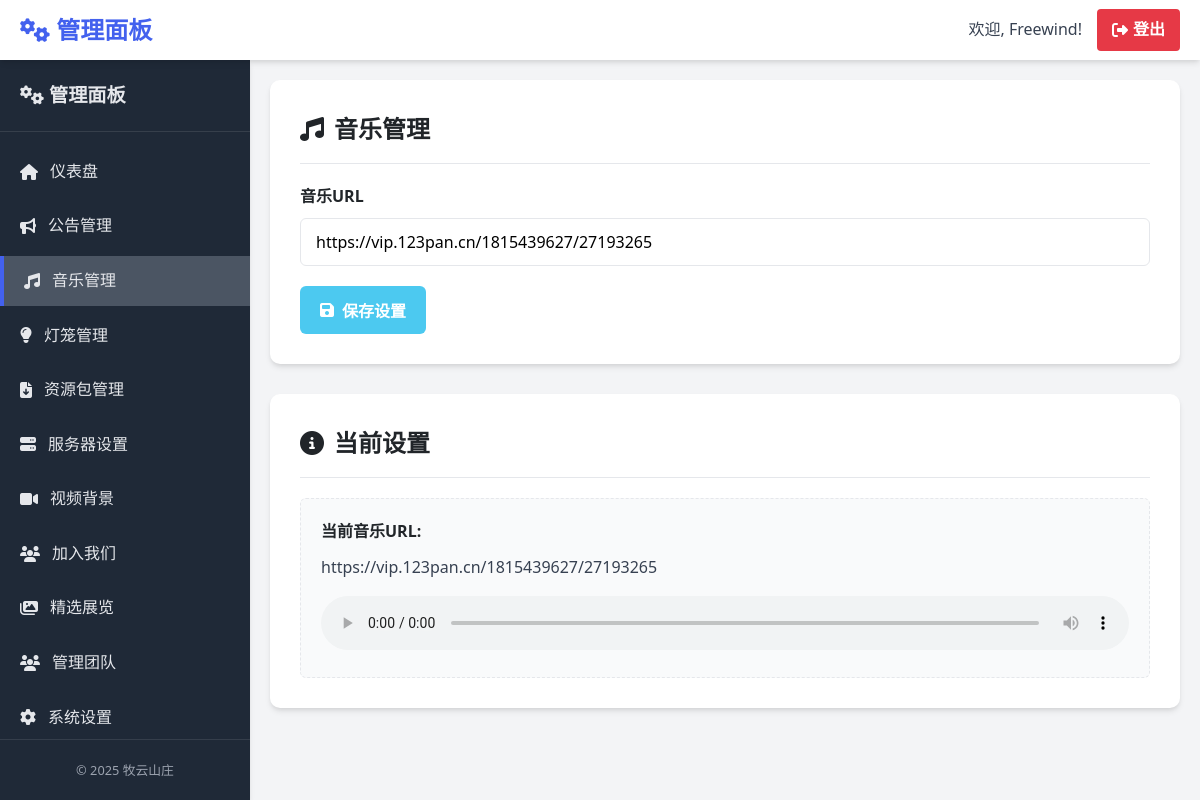
Page /admin/music.php (signed in) on the earlier database version.
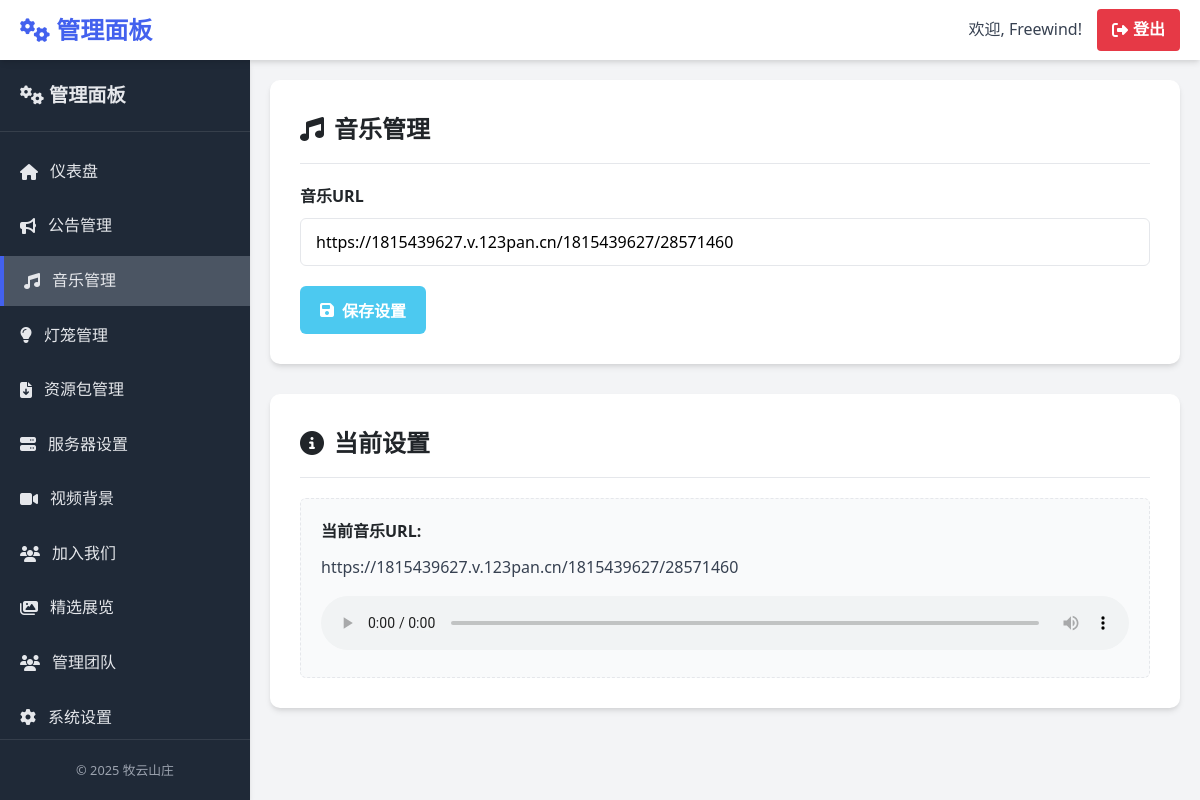
Same page on the later database version.
### tables this page shows
CREATE TABLE music_settings (
    id INTEGER PRIMARY KEY AUTOINCREMENT,
    music_url TEXT NOT NULL,
    auto_play BOOLEAN DEFAULT 0,
    created_at DATETIME DEFAULT CURRENT_TIMESTAMP
);

### admin/music.php (the view, shortened to what this page needs)
<?php
require_once 'header.php';
$currentMusicUrl = "";
try {
    $result = $db->query("SELECT music_url FROM music_settings ORDER BY id DESC LIMIT 1");
    if ($row = $result->fetchArray(SQLITE3_ASSOC)) {
        $currentMusicUrl = $row['music_url'];
    }
} catch (Exception $e) {
    $message = '获取当前设置时出错：' . $e->getMessage();
}
?>
<div class="card" id="music-form">
    <h2 class="card-title">
        <i class="fas fa-music"></i> 音乐管理
    </h2>
    <form method="post">
        <div class="form-group">
            <label class="form-label" for="music_url">音乐URL</label>
            <input
                type="url"
                id="music_url"
                name="music_url"
                class="form-input"
                placeholder="请输入音乐文件的完整URL，支持MP3格式"
                value="<?php echo htmlspecialchars($currentMusicUrl); ?>"
                required>
        </div>
        <button type="submit" class="btn btn-success">
            <i class="fas fa-save"></i> 保存设置
        </button>
    </form>
</div>
<div class="card">
    <h2 class="card-title">
        <i class="fas fa-info-circle"></i> 当前设置
    </h2>
    <div class="preview">
        <div class="preview-title">当前音乐URL:</div>
        <?php if ($currentMusicUrl): ?>
            <div><?php echo htmlspecialchars($currentMusicUrl); ?></div>
            <div style="margin-top: 15px;">
                <audio controls style="width: 100%;">
                    <source src="<?php echo htmlspecialchars($currentMusicUrl); ?>" type="audio/mpeg">
                </audio>
            </div>
        <?php else: ?>
            <div>暂无设置音乐URL</div>
        <?php endif; ?>
    </div>
</div>
<?php include 'footer.php'; ?>

Differences in the rows shown:
changed music_settings: music_url "https://vip.123pan.cn/1815439627/27193265" → "https://1815439627.v.123pan.cn/1815439627/28571460"
